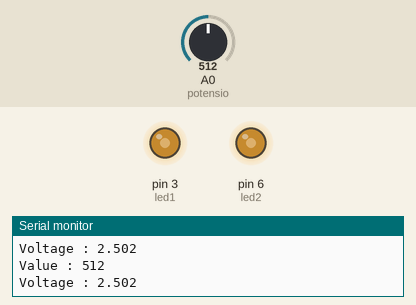
This sketch was run on a simulated Arduino Uno, built with avr-gcc and run on an emulated ATmega328P. On the bench: output pins drawn as LEDs (lit = HIGH), the last lines printed to the serial monitor. The test bench sets the inputs (shaded band); at power-on: A0 (potensio) = 512.

Above: at 1.2 s.
1.3 s: A0 (potensio) set to 716
At 2.0 s:
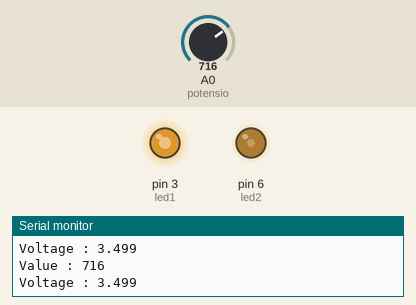
2.8 s: A0 (potensio) set to 900
At 3.1 s:
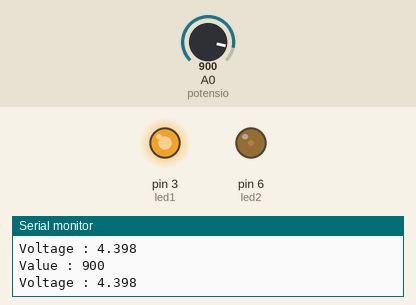
4.3 s: A0 (potensio) set to 1023
At 5.5 s:
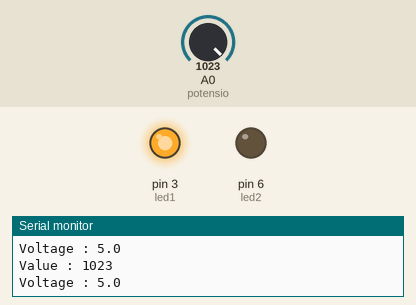
5.8 s: A0 (potensio) set to 306
At 6.6 s:
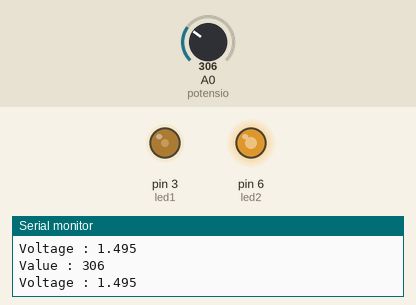
7.3 s: A0 (potensio) set to 122
At 7.8 s:
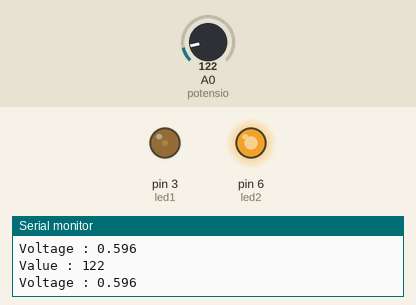
8.8 s: A0 (potensio) set to 511
At 10.1 s:
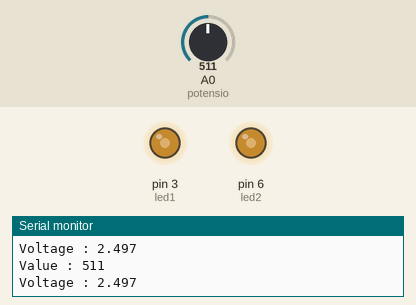
Timing chart, 0 to 11.3 s (numbered marks = the images above; inputs shaded):
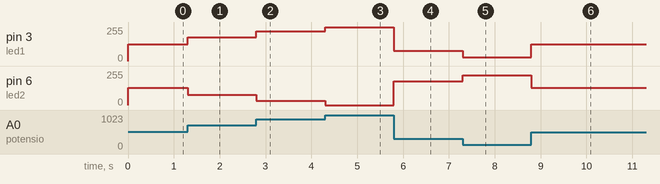

Measured:
- after the input at 1.3 s, pin 3 (led1): 127/255 → 178/255 at once; pin 6 (led2): 128/255 → 77/255 at once
- after the input at 2.8 s, pin 3 (led1): 178/255 → 224/255 at once; pin 6 (led2): 77/255 → 31/255 at once
- after the input at 4.3 s, pin 3 (led1): 224/255 → 255/255 at once; pin 6 (led2): 31/255 → 0/255 at once
- after the input at 5.8 s, pin 3 (led1): 255/255 → 76/255 at once; pin 6 (led2): 0/255 → 179/255 at once
- after the input at 7.3 s, pin 3 (led1): 76/255 → 30/255 at once; pin 6 (led2): 179/255 → 225/255 at once
- after the input at 8.8 s, pin 3 (led1): 30/255 → 127/255 at once; pin 6 (led2): 225/255 → 128/255 at once

The sketch:

b_4_Code_Project_Mengatur_Kecerahan_LED_Menggunakan_Potensio.ino
```cpp
/*
 * Author         : Saga Kusuma Wijaya
 * Date Created   : 9 May 2019
 * Project        : Tutorial Arduino ATM
 * Dedicated to   : emtronics
 * Youtube        : https://www.youtube.com/channel/UCW4GRacd319Ml2cv-B9-uxg
 * Instagram      : https://www.instagram.com/emtronics.official/
 * Website        : https://emtronicsofficial.com
 * Facebook		  : https://www.facebook.com/emtronics.official/
 * Email          : contact@emtronicsofficial.com
 *
 * Description    : Demonstrates how to arrange led's intensity with potensio.
 */

#define led1 3
#define led2 6
#define potensio A0

int analogVoltage = 0;
int analogValue = 0;
int nilaiPWMLed1 = 0;
int nilaiPWMLed2 = 0;

void setup() {
	pinMode(led1, OUTPUT);
	pinMode(led2, OUTPUT);
	pinMode(potensio, INPUT);
	Serial.begin(9600);
}

void loop() {
	analogValue = analogRead(potensio);
	analogVoltage = map(analogValue, 0, 1023, 0, 5000);
	nilaiPWMLed1 = map(analogValue, 0, 1023, 0, 255);
	nilaiPWMLed2 = map(analogValue, 0, 1023, 255, 0);

	unsigned long count = millis();
	if (((count % 500) >= 0) && ((count % 500) <= 50)) {
		Serial.print("Value : ");
		Serial.println(analogValue);

		Serial.print("Voltage : ");
		Serial.print(analogVoltage / 1000);
		Serial.print(".");
		Serial.println(analogVoltage % 1000);
		Serial.println();
	}

	analogWrite(led1, nilaiPWMLed1);
	analogWrite(led2, nilaiPWMLed2);
}
```
